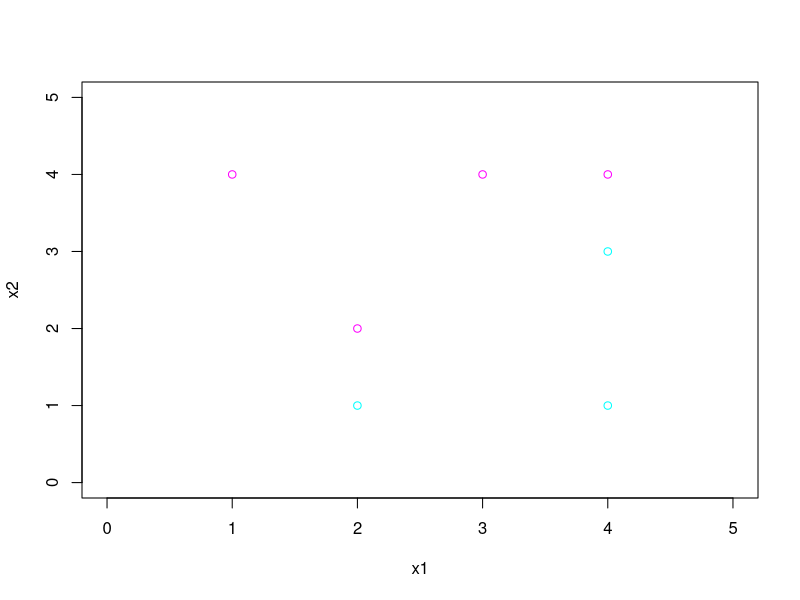
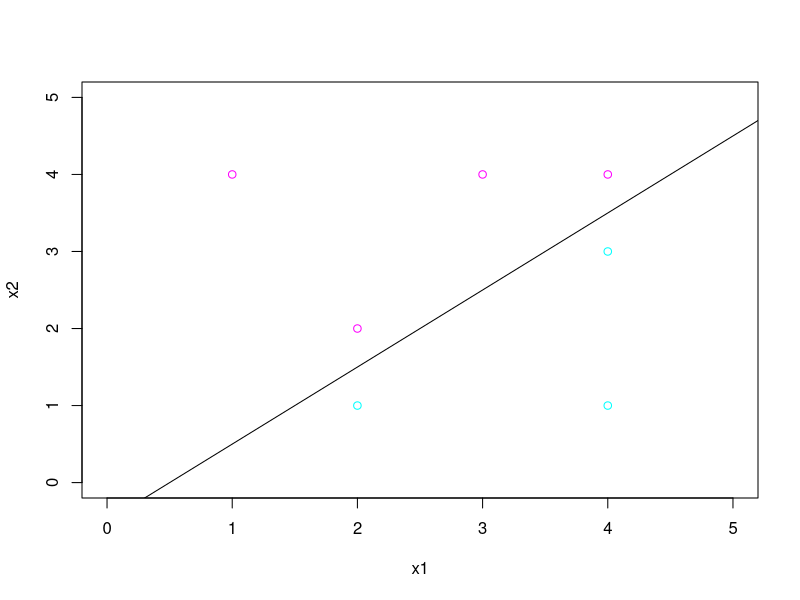
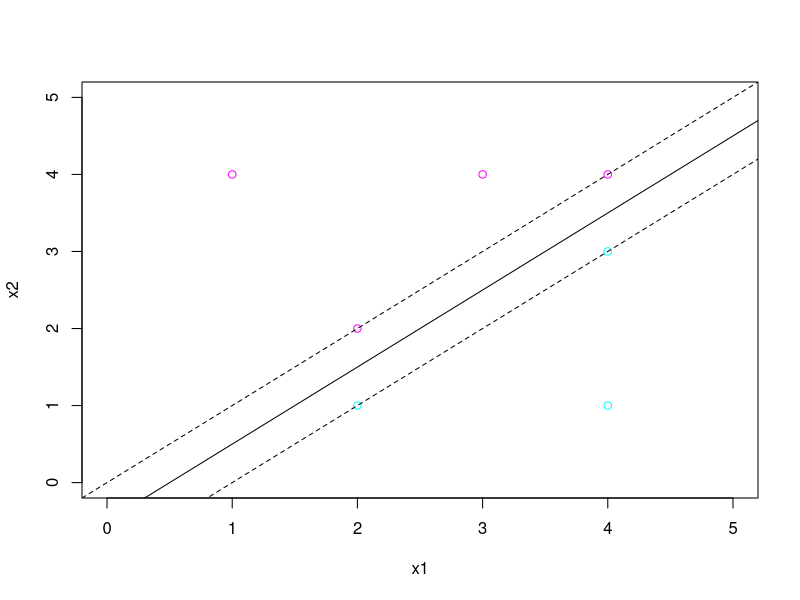
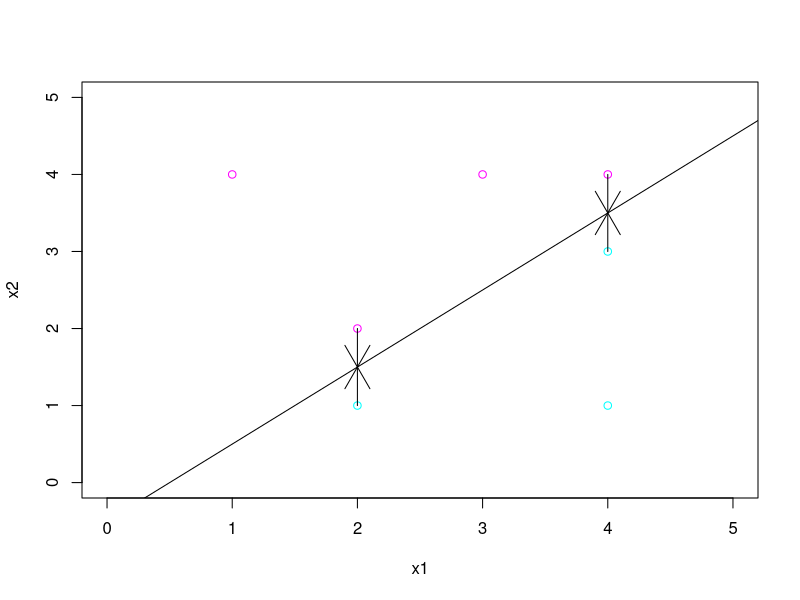
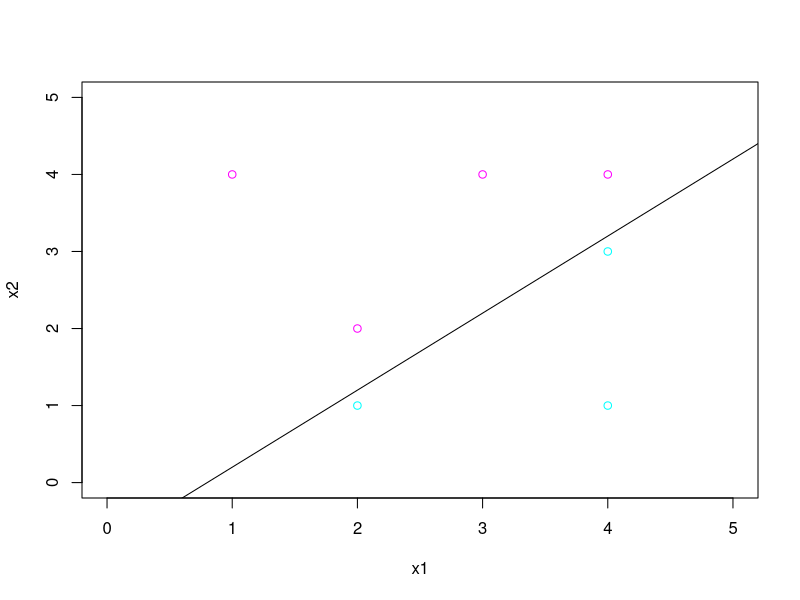
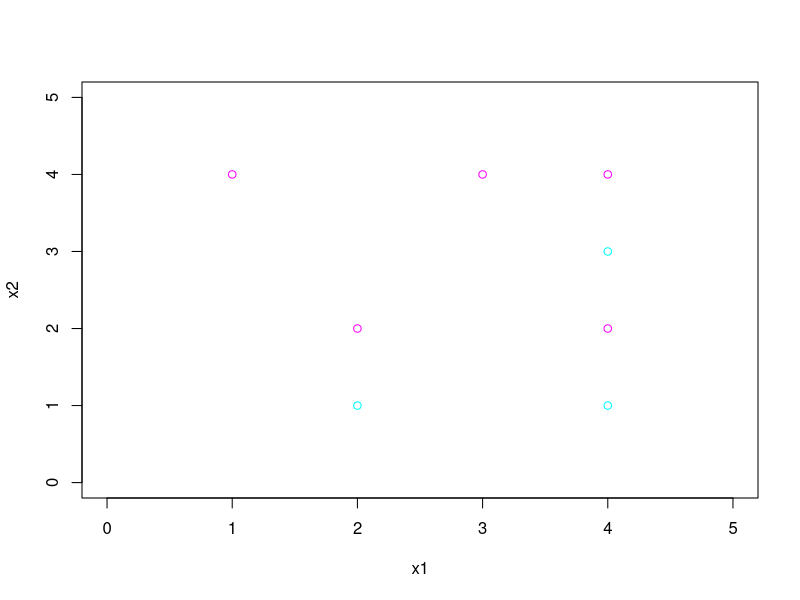
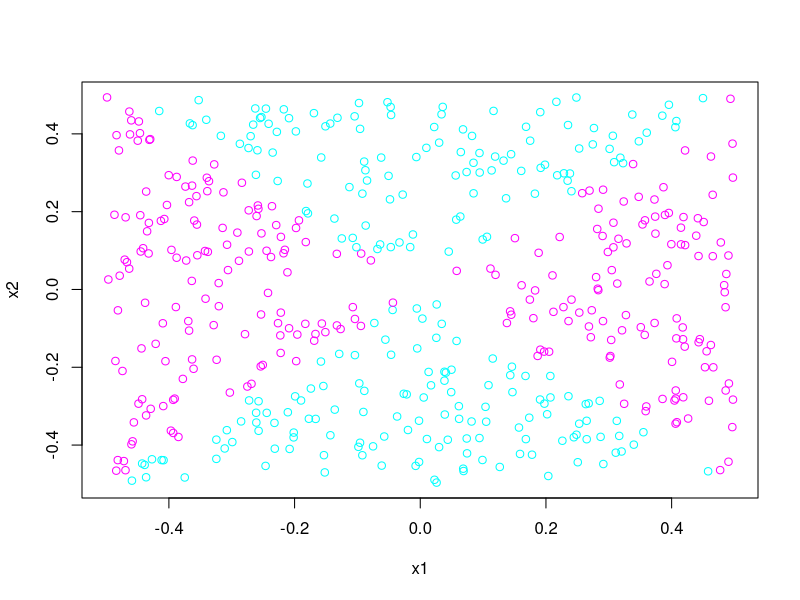
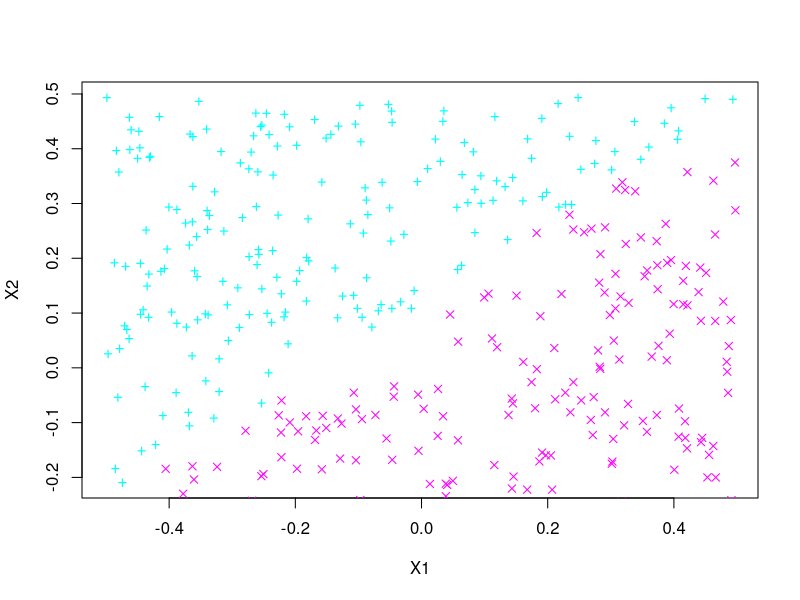

Write R code to recreate these figures, in order.
## ---- chunk 1
knitr::opts_chunk$set(echo = TRUE)
## ---- chunk 2
x1 = c(3, 2, 4, 1, 2, 4, 4)
x2 = c(4, 2, 4, 4, 1, 3, 1)
colors = c("magenta", "magenta", "magenta", "magenta", "cyan", "cyan", "cyan")
plot(x1, x2, col = colors, xlim = c(0, 5), ylim = c(0, 5))
## ---- chunk 3
plot(x1, x2, col = colors, xlim = c(0, 5), ylim = c(0, 5))
abline(-0.5, 1)
## ---- chunk 4
plot(x1, x2, col = colors, xlim = c(0, 5), ylim = c(0, 5))
abline(-0.5, 1)
abline(-1, 1, lty = 2)
abline(0, 1, lty = 2)
## ---- chunk 5
plot(x1, x2, col = colors, xlim = c(0, 5), ylim = c(0, 5))
abline(-0.5, 1)
arrows(2, 1, 2, 1.5)
arrows(2, 2, 2, 1.5)
arrows(4, 4, 4, 3.5)
arrows(4, 3, 4, 3.5)
## ---- chunk 6
plot(x1, x2, col = colors, xlim = c(0, 5), ylim = c(0, 5))
abline(-0.8, 1)
## ---- chunk 7
plot(x1, x2, col = colors, xlim = c(0, 5), ylim = c(0, 5))
points(c(4), c(2), col = c("magenta"))
## ---- chunk 8
x1=runif(500)-0.5
x2=runif(500)-0.5
y=1*(x1^2-x2^2 > 0 )
## ---- chunk 9
plot(x1,x2,col=ifelse(y,'magenta','cyan'))
## ---- chunk 10
library(glmnet)
lm.fit = glm(y ~ x1 + x2, family = binomial)
summary(lm.fit)
## ---- chunk 11
data = data.frame(x1 = x1, x2 = x2, y = y)
lm.prob = predict(lm.fit, data, type = "response")
lm.pred = ifelse(lm.prob > 0.52, 1, 0)
data.pos = data[lm.pred == 1, ]
data.neg = data[lm.pred == 0, ]
plot(data.pos$x1, data.pos$x2, col = "cyan", xlab = "X1", ylab = "X2", pch = "+")
points(data.neg$x1, data.neg$x2, col = "magenta", pch = 4)
## ---- chunk 12
lm.fit = glm(y ~ poly(x1, 2) + poly(x2, 2) + I(x1 * x2), data = data, family = binomial)

## ---- chunk 13
lm.prob = predict(lm.fit, data, type = "response")
lm.pred = ifelse(lm.prob > 0.5, 1, 0)
data.pos = data[lm.pred == 1, ]
data.neg = data[lm.pred == 0, ]
plot(data.pos$x1, data.pos$x2, col = "cyan", xlab = "X1", ylab = "X2", pch = "+")
points(data.neg$x1, data.neg$x2, col = "magenta", pch = 4)
## ---- chunk 14
library(e1071)
svm.fit = svm(as.factor(y) ~ x1 + x2, data, kernel = "linear", cost = 0.1)
svm.pred = predict(svm.fit, data)
data.pos = data[svm.pred == 1, ]
data.neg = data[svm.pred == 0, ]
plot(data.pos$x1, data.pos$x2, col = "cyan", xlab = "X1", ylab = "X2", pch = "+")
points(data.neg$x1, data.neg$x2, col = "magenta", pch = 4)
## ---- chunk 15
svm.fit = svm(as.factor(y) ~ x1 + x2, data, gamma = 1)
svm.pred = predict(svm.fit, data)
data.pos = data[svm.pred == 1, ]
data.neg = data[svm.pred == 0, ]
plot(data.pos$x1, data.pos$x2, col = "cyan", xlab = "X1", ylab = "X2", pch = "+")
points(data.neg$x1, data.neg$x2, col = "magenta", pch = 4)
